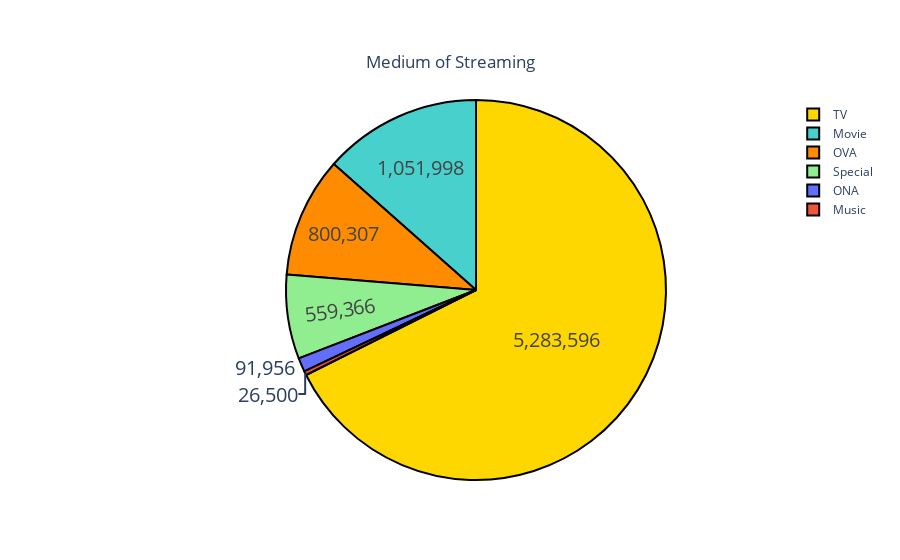

Notebook cell for this chart:
### Markdown cell above
## Medium of Streaming

### Code cell
import plotly.graph_objects as go
labels = anime_fulldata['type'].value_counts().index
values = anime_fulldata['type'].value_counts().values
colors = ['gold','mediumturquoise','darkorange','lightgreen']
fig=go.Figure(data=[go.Pie(labels=labels,
                          values=values)])
fig.update_traces(hoverinfo='label+percent', textinfo='value', textfont_size=20,
                  marker=dict(colors=colors, line=dict(color='#000000', width=2)))
fig.update_layout(title={
    'text': 'Medium of Streaming',
    'y': 0.9,
    'x': 0.5,
    'xanchor': 'center',
    'yanchor': 'top'
})
fig.show()

### Figure 1 — Plotly figure (JSON) as saved in the notebook; plotly's stock layout.template omitted (floating-point values rounded to 4 significant figures)
{"data": [{"hoverinfo": "label+percent", "labels": ["TV", "Movie", "OVA", "Special", "ONA", "Music"], "marker": {"colors": ["gold", "mediumturquoise", "darkorange", "lightgreen"], "line": {"color": "#000000", "width": 2}}, "textfont": {"size": 20}, "textinfo": "value", "type": "pie", "values": [5283596, 1051998, 800307, 559366, 91956, 26500]}], "layout": {"title": {"text": "Medium of Streaming", "x": 0.5, "xanchor": "center", "y": 0.9, "yanchor": "top"}}}
